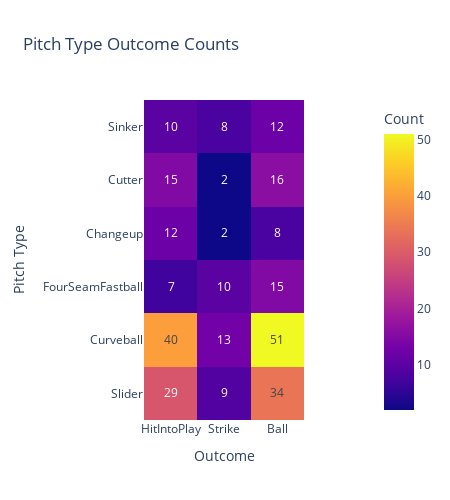

The code cell stored with this chart in its notebook:
### Code cell
# Create a heatmap with Plotly Express
fig = px.imshow(melted_df.pivot(index='Pitch Type', columns='Outcome', values='Count'),
                x=melted_df['Outcome'].unique(),
                y=melted_df['Pitch Type'].unique(),
                labels=dict(x='Outcome', y='Pitch Type', color='Count'),
                title='Pitch Type Outcome Counts',
                width=450,
                height=500, 
                text_auto=True)

# Show the plot
fig.show()

# fig.write_image("Pitch Type Outcomes.png", engine='kaleido')

### Figure 1 — Plotly figure (JSON) as saved in the notebook; plotly's stock layout.template omitted (floating-point values rounded to 4 significant figures)
{"data": [{"coloraxis": "coloraxis", "hovertemplate": "Outcome: %{x}<br>Pitch Type: %{y}<br>Count: %{z}<extra></extra>", "name": "0", "texttemplate": "%{z}", "type": "heatmap", "x": ["HitIntoPlay", "Strike", "Ball"], "xaxis": "x", "y": ["Sinker", "Cutter", "Changeup", "FourSeamFastball", "Curveball", "Slider"], "yaxis": "y", "z": [[10, 8, 12], [15, 2, 16], [12, 2, 8], [7, 10, 15], [40, 13, 51], [29, 9, 34]]}], "layout": {"coloraxis": {"colorbar": {"title": {"text": "Count"}}, "colorscale": [[0, "#0d0887"], [0.1111, "#46039f"], [0.2222, "#7201a8"], [0.3333, "#9c179e"], [0.4444, "#bd3786"], [0.5556, "#d8576b"], [0.6667, "#ed7953"], [0.7778, "#fb9f3a"], [0.8889, "#fdca26"], [1, "#f0f921"]]}, "height": 500, "title": {"text": "Pitch Type Outcome Counts"}, "width": 450, "xaxis": {"anchor": "y", "constrain": "domain", "domain": [0, 1], "scaleanchor": "y", "title": {"text": "Outcome"}}, "yaxis": {"anchor": "x", "autorange": "reversed", "constrain": "domain", "domain": [0, 1], "title": {"text": "Pitch Type"}}}}
